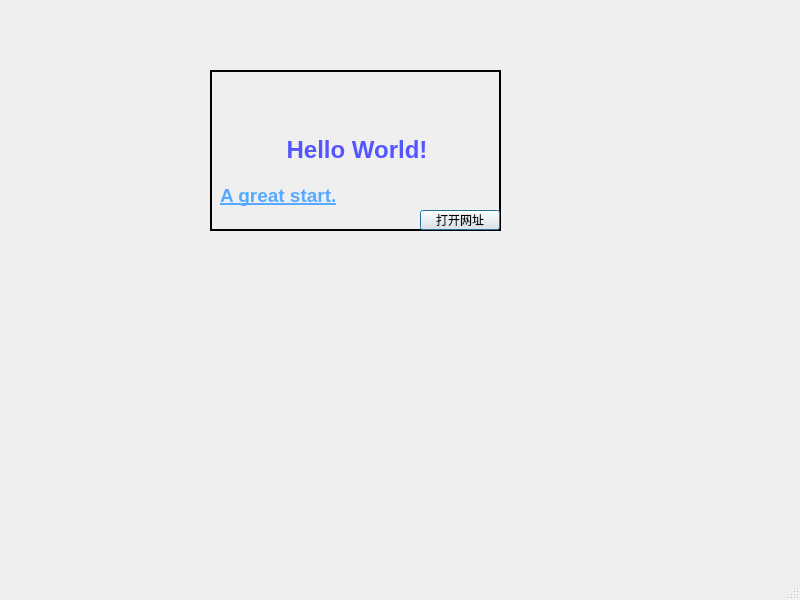
<?xml version="1.0" encoding="UTF-8"?>
<ui version="4.0">
 <class>PrintHello</class>
 <widget class="QMainWindow" name="PrintHello">
  <property name="geometry">
   <rect>
    <x>0</x>
    <y>0</y>
    <width>800</width>
    <height>600</height>
   </rect>
  </property>
  <property name="windowTitle">
   <string>MainWindow</string>
  </property>
  <property name="toolButtonStyle">
   <enum>Qt::ToolButtonTextUnderIcon</enum>
  </property>
  <widget class="QWidget" name="centralwidget">
   <widget class="QLabel" name="LabHello">
    <property name="enabled">
     <bool>true</bool>
    </property>
    <property name="geometry">
     <rect>
      <x>210</x>
      <y>70</y>
      <width>291</width>
      <height>161</height>
     </rect>
    </property>
    <property name="frameShape">
     <enum>QFrame::Panel</enum>
    </property>
    <property name="lineWidth">
     <number>2</number>
    </property>
    <property name="text">
     <string>&lt;html&gt;&lt;head/&gt;&lt;body&gt;&lt;p align=&quot;center&quot;&gt;&lt;span style=&quot; font-size:18pt; font-weight:600; color:#5555ff;&quot;&gt;Hello World!&lt;/span&gt;&lt;/p&gt;&lt;/body&gt;&lt;/html&gt;</string>
    </property>
    <property name="textFormat">
     <enum>Qt::AutoText</enum>
    </property>
    <property name="scaledContents">
     <bool>false</bool>
    </property>
   </widget>
   <widget class="QPushButton" name="close">
    <property name="geometry">
     <rect>
      <x>420</x>
      <y>210</y>
      <width>80</width>
      <height>20</height>
     </rect>
    </property>
    <property name="text">
     <string>打开网址</string>
    </property>
    <property name="autoDefault">
     <bool>false</bool>
    </property>
    <property name="default">
     <bool>true</bool>
    </property>
    <property name="flat">
     <bool>false</bool>
    </property>
   </widget>
   <widget class="QLabel" name="Start">
    <property name="geometry">
     <rect>
      <x>220</x>
      <y>180</y>
      <width>141</width>
      <height>31</height>
     </rect>
    </property>
    <property name="text">
     <string>&lt;html&gt;&lt;head/&gt;&lt;body&gt;&lt;p&gt;&lt;a href=&quot;https://github.com/maicss/PyQt5-Chinese-tutorial&quot;&gt;&lt;span style=&quot; font-size:14pt; font-weight:600; text-decoration: underline; color:#55aaff;&quot;&gt;A great start.&lt;/span&gt;&lt;/a&gt;&lt;/p&gt;&lt;/body&gt;&lt;/html&gt;</string>
    </property>
   </widget>
  </widget>
  <widget class="QMenuBar" name="menubar">
   <property name="geometry">
    <rect>
     <x>0</x>
     <y>0</y>
     <width>800</width>
     <height>21</height>
    </rect>
   </property>
  </widget>
  <widget class="QStatusBar" name="statusbar"/>
 </widget>
 <resources/>
 <connections/>
</ui>
